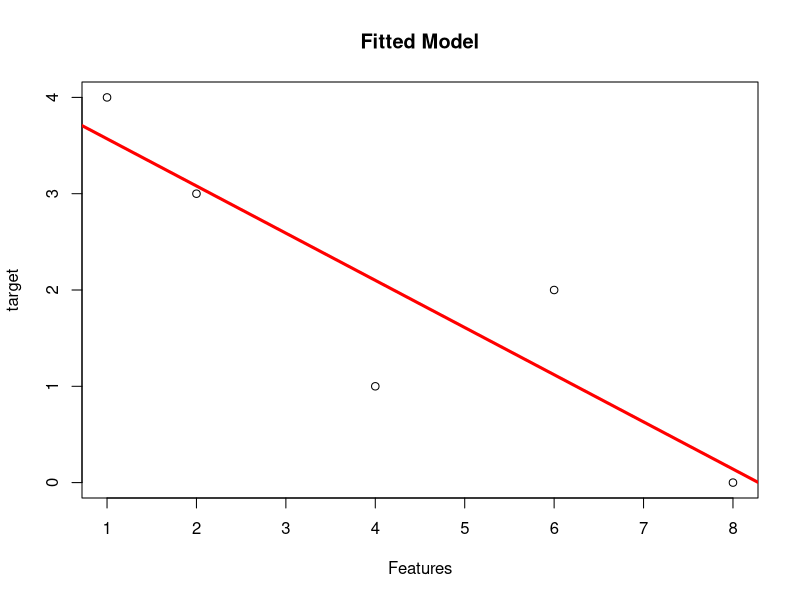

Here is the R script that generated this plot: (Note: this script raises an error after producing the figure.)
# Write your model
# Simple linear regression
# Check list
# Sxx,Syy,Sxy(Checked)(Mahmoud and Zyad).
# Beta 1,Beta0(Checked)(Mahmoud and Zyad).
# SSR,SSE,SST,coeffecient(correlation, determination)(checked)(Bisho and Hamdi).
# MSR,MSE,F0,Anova table,f-test(Checked)(ziad and ali).
# Confidence interval for estimator at given significant level(Checked)(gaber and safy).
# Calculation of C.l. for mean response and new observation(Gowely and Ashraf).
# Scatter plot contain fitted line(Checked)(Mahmoud).
#----------------------Mahmoud Essam and Zyad Ashraf--------------------------#
Data <- data.frame(
  x = c(1,2,4,6,8),
  y = c(4,3,1,2,0)
)
# Getting needed data
x <- Data$x
y <- Data$y
n <- length(x)
xbar<-mean(x)
ybar<-mean(y)
# Calculating Sxx and Sxy and Syy
Sxx<- round(sum(x^2) -n*(xbar^2),2)
Syy <- round(sum(y^2) -n*(ybar^2),2)
Sxy <- round(sum(x*y) -n*xbar*ybar,2)
# Calculating intercept(Beta Node) and Slope(Beta 1)
Beta_1 <- round(Sxy / Sxx,2)
Beta_0 <- round(ybar - Beta_1*xbar,2)
# Plotting data 
plot(x,y,main = "Fitted Model",
     xlab ="Features",
     ylab="target")
abline(a=Beta_0,b=Beta_1,col="red",lwd=3)
#----------------------Mahmoud Essam and Zyad Ashraf--------------------------#
#-----------------------------------------------------------------------------#
#----------------------mohamed hamdy and bishoy-------------------------------#
#calculating sum squares (regression, error,total)
SSR <-Beta_1^2*Sxx
SST <-Syy
SSE <-SST-SSR
#calculating coeffecient(correlation, determination)
Rsquare<-as.numeric(SSR/SST)
print(paste('dependent variable explained by an independent variable in regression model ',Rsquare*100,'%'))
if(Beta_1<0){
  r<-0-sqrt(Rsquare)
  print(paste("the model has negative correlation about ",r))
  
}else{
  r<-sqrt(Rsquare)
  print(paste("the model has positive correlation about ",r))
}
#----------------------mohamed hamdy and bishoy-------------------------------#
#-----------------------------------------------------------------------------#
#----------------------Ali elsayed  and ziad ashraf --------------------------#
#DEGREE OF FREEDOM 
DFR=1
DFE=n-2
DFT= DFR+DFE
#calculating Mean sum squares(regression,error)
MSR<-SSR/DFR
MSE<-SSE/DFE
# calculate F0
F0 <- MSR / MSE
#anova table
ANOVA=matrix(c(SSR,SSE,SST,DFR,DFE,DFT,MSR,MSE,"",F0,"",""),ncol=4)
row.names(ANOVA)=c("Treatment","Error","Total")
colnames(ANOVA)=c("Sum square","Degree of freedom","Mean sum square","F table")
ANOVA<- as.table(ANOVA)
ANOVA
# calculate f_test 
alpha <- as.numeric(readline("Enter significance level : "))
Fc<- qf(alpha, DFR, DFE)
if (F0 > Fc) {
  print("Reject H0, There's relation between X and Y")
} else {
  print("dont reject H0, There's no relation")
}
#----------------------Ali elsayed  and ziad ashraf --------------------------#
#-----------------------------------------------------------------------------#
#----------------------Mohamed Hassan and Safy Fathy--------------------------#
Confidence_Interval_of_B1 = function(C){
  c = 1-((1-C)/2)
  t = qt(c,df=(n-2))
  margin =  t * sqrt(MSE/Sxx)
  lower_bound = Beta_1-margin
  upper_bound = Beta_1+margin
  CI = c(lower_bound,upper_bound)
  return(CI)
  
}
B1 = Confidence_Interval_of_B1(0.95)
print(paste0("B1 is between interval " , data.frame(B1)))


Confidence_Interval_of_B0 = function(C){
  c = 1-((1-C)/2)
  t = qt(c,df=(n-2))
  margin =  t * sqrt(MSE*((1/n)+(xbar^2/Sxx)))
  lower_bound = Beta_0-margin
  upper_bound = Beta_0+margin
  CI = c(lower_bound,upper_bound) 
  return(CI)
  
}

B0 = Confidence_Interval_of_B0(0.95)
print(paste0("B0 is between interval " , data.frame(B0) ))
#----------------------Mohamed Hassan and Safy Fathy--------------------------#
#-----------------------------------------------------------------------------#
